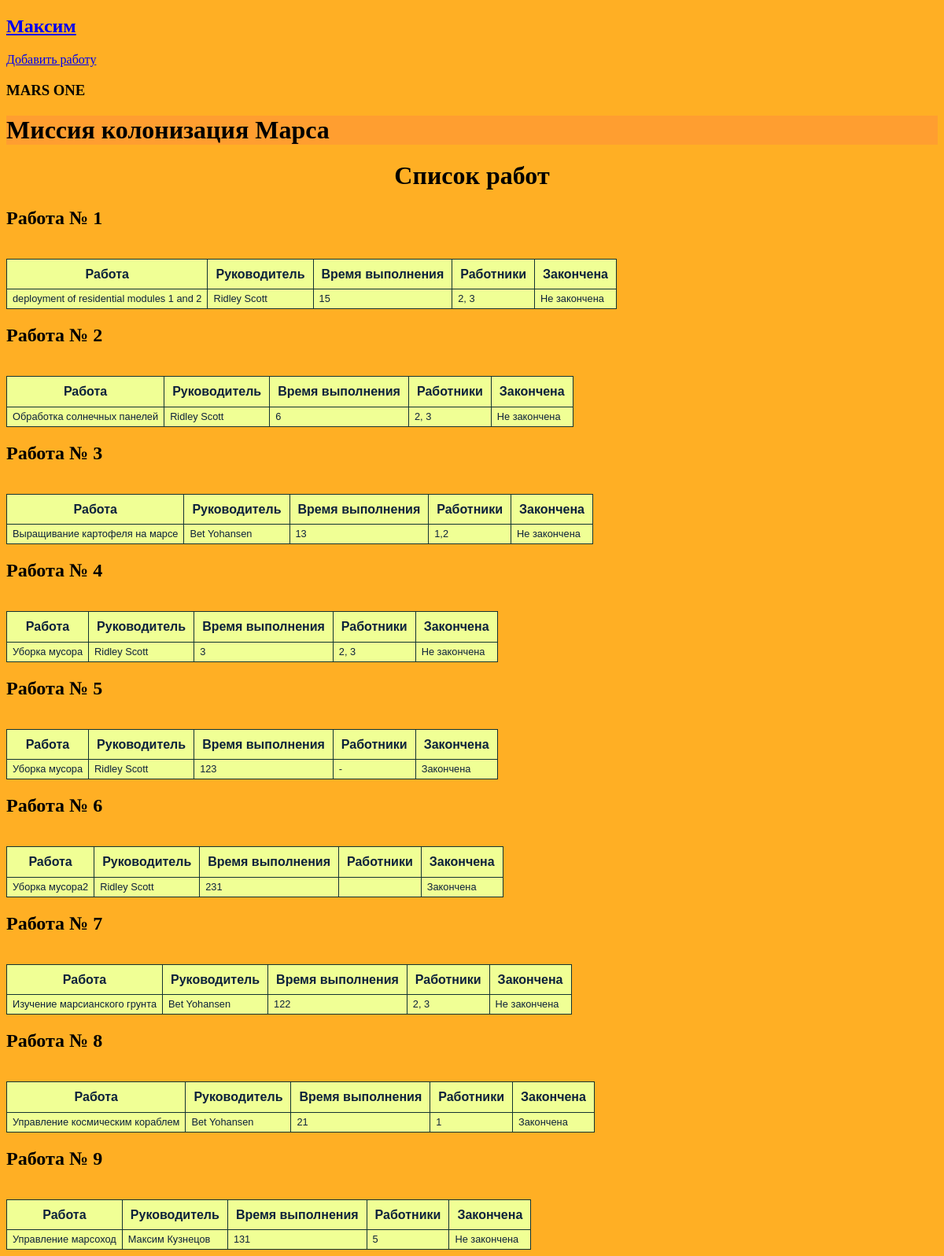
Page / (signed in) on the earlier database version.
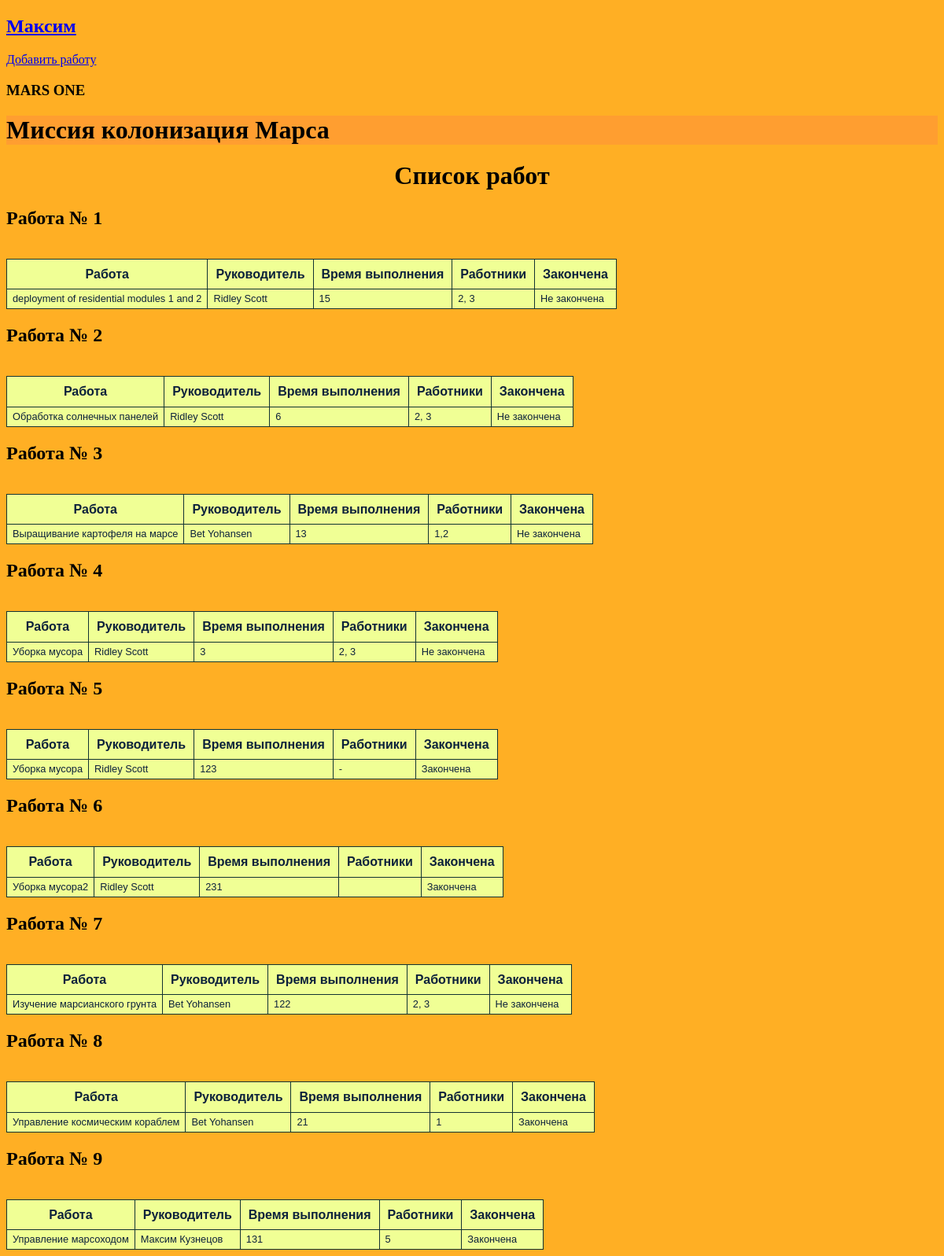
Same page on the later database version.
### data/users.py (models this page shows)
class User(SqlAlchemyBase, UserMixin):
    __tablename__ = 'users'
    id = sqlalchemy.Column(sqlalchemy.Integer, primary_key=True, autoincrement=True)
    surname = sqlalchemy.Column(sqlalchemy.String, nullable=True)
    name = sqlalchemy.Column(sqlalchemy.String, nullable=True)
    age = sqlalchemy.Column(sqlalchemy.Integer, nullable=True)
    position = sqlalchemy.Column(sqlalchemy.String, nullable=True)
    speciality = sqlalchemy.Column(sqlalchemy.String, nullable=True)
    address = sqlalchemy.Column(sqlalchemy.String, nullable=True)
    email = sqlalchemy.Column(sqlalchemy.String, unique=True)
    hashed_password = sqlalchemy.Column(sqlalchemy.String)
    modified_date = sqlalchemy.Column(sqlalchemy.DateTime, default=datetime.datetime.now())
    jobs = orm.relationship("Jobs", back_populates='user')

### data/jobs.py (models this page shows)
class Jobs(SqlAlchemyBase):
    __tablename__ = 'jobs'
    id = sqlalchemy.Column(sqlalchemy.Integer, primary_key=True, autoincrement=True)
    team_leader = sqlalchemy.Column(sqlalchemy.Integer, sqlalchemy.ForeignKey('users.id'))
    job = sqlalchemy.Column(sqlalchemy.String, nullable=True)
    work_size = sqlalchemy.Column(sqlalchemy.Integer)
    collaborators = sqlalchemy.Column(sqlalchemy.String)
    start_date = sqlalchemy.Column(sqlalchemy.DateTime)
    end_date = sqlalchemy.Column(sqlalchemy.DateTime)
    is_finished = sqlalchemy.Column(sqlalchemy.Boolean)
    user = orm.relationship('User')

### main.py (the view)
@app.route('/')
def list_of_jobs():
    db_session.global_init('db/mars_explorer.db')
    db_sess = db_session.create_session()
    jobs = db_sess.query(Jobs).all()
    print(jobs, current_user.id)
    names = {}
    for i in jobs:
        names[i] = db_sess.query(User).filter(i.team_leader == User.id).first()
    for i in jobs:
        print(i.is_finished)
    return render_template('show_jobs.html', jobs=jobs, names=names, style=url_for('static', filename='css/style.css'))

### data/db_session.py (called while the page is built, shortened)
def global_init(db_file):
    global __factory
    if __factory:
        return

def create_session() -> Session:
    global __factory
    return __factory()

### main.py (called while the page is built)
@login_manager.user_loader
def load_user(user_id):
    db_session.global_init('db/mars_explorer.db')
    db_sess = db_session.create_session()
    return db_sess.query(User).get(user_id)

### templates/show_jobs.html
{% extends "base.html" %}
{% block content %}
<h1 align="center">Список работ</h1>
{% for i in jobs %}
    <h2>Работа № {{loop.index}}</h2>
    <table>
        <tr>
            <th>Работа</th><th>Руководитель</th><th>Время выполнения</th><th>Работники</th><th>Закончена</th></br>
        </tr>
        <tr>
            {% if i.is_finished %}
            <td>{{i.job}}</td><td>{{names[i].name}} {{names[i].surname}}</td><td>{{i.work_size}}</td><td>{{i.collaborators}}</td><td>Закончена</td>
            {% else %}
            <td>{{i.job}}</td><td>{{names[i].name}} {{names[i].surname}}</td><td>{{i.work_size}}</td><td>{{i.collaborators}}</td><td>Не закончена</td>
            {% endif %}
        </tr>
    </table>
{% endfor %}
{% endblock %}

### templates/base.html (shortened to what this page needs)
<!DOCTYPE html>
<html>
<head>
    <link href={{ style }} rel="stylesheet">
    <nav>
        {% if current_user.is_authenticated %}
            <a class="navbar-brand" href="/logout"><h2>{{ current_user.name }}</h2></a>
        {% else %}
        <p>
            <a class="btn btn-primary" href="/register"><h2>Зарегистрироваться</h2></a>
            <a class="btn btn-primary" href="/login"><h2>Войти</h2></a>
        </p>
        {% endif %}
    </nav>
    {% if current_user.is_authenticated %}
        <a href="/jobs" class="btn btn-secondary">Добавить работу</a>
    {% endif %}
    <h3>MARS ONE</h3>
</head>
<body>
<header>
        <h1>Миссия колонизация Марса</h1>
</header>
    {% block content %}{% endblock %}
</body>
</html>

### static/css/style.css (style rules this page uses)
header { background-color: #ff9e30; }
body { background-color: #ffaf24; }
table { border-collapse: collapse; line-height: 1.1; font-family: "Lucida Sans Unicode", "Lucida Grande", sans-serif; background-color: #f0ff95; color: #0C213B; }
th { padding: 10px; border: 1px solid #123232; }
td { font-size: 0.8em; padding: 5px 7px; border: 1px solid #123232; }

Differences in the rows shown:
changed Jobs: job "Управление марсоход" → "Управление марсоходом"; is_finished "Не закончена" → "Закончена"
